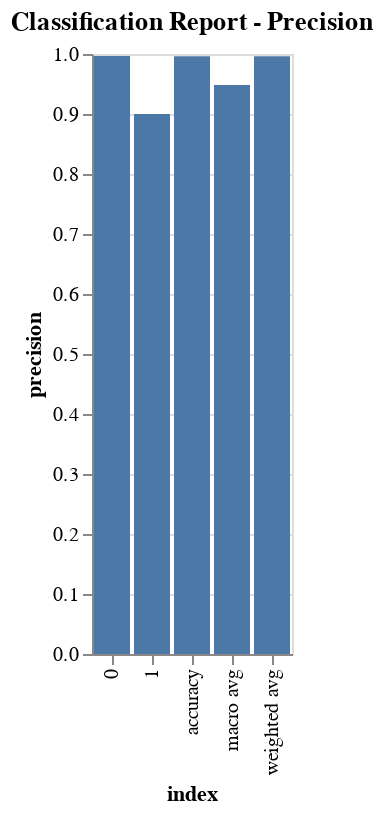

Notebook code cell kept with this figure:
### Code cell
# Plot Classification Report
alt.renderers.enable('default')
classification_rep = classification_report(y_test, y_pred, output_dict=True)
classification_df = pd.DataFrame(classification_rep).transpose().reset_index()
classification_chart = alt.Chart(classification_df).mark_bar().encode(
    x='index',
    y='precision'
).properties(
    title='Classification Report - Precision'
)
classification_chart

### Figure 1 — Vega-Lite specification as saved in the notebook (floating-point values rounded to 4 significant figures)
{"config": {"view": {"continuousWidth": 300, "continuousHeight": 300}}, "data": {"name": "data-3c50da5d9e0d61cc179cd1fb7b619b0e"}, "mark": {"type": "bar"}, "encoding": {"x": {"field": "index", "type": "nominal"}, "y": {"field": "precision", "type": "quantitative"}}, "title": "Classification Report - Precision", "$schema": "https://vega.github.io/schema/vega-lite/v5.17.0.json", "datasets": {"data-3c50da5d9e0d61cc179cd1fb7b619b0e": [{"index": "0", "precision": 0.9968, "recall": 0.9995, "f1-score": 0.9982, "support": 23550.0}, {"index": "1", "precision": 0.9, "recall": 0.5657, "f1-score": 0.6947, "support": 175.0}, {"index": "accuracy", "precision": 0.9963, "recall": 0.9963, "f1-score": 0.9963, "support": 0.9963}, {"index": "macro avg", "precision": 0.9484, "recall": 0.7826, "f1-score": 0.8464, "support": 23720.0}, {"index": "weighted avg", "precision": 0.9961, "recall": 0.9963, "f1-score": 0.9959, "support": 23720.0}]}}
